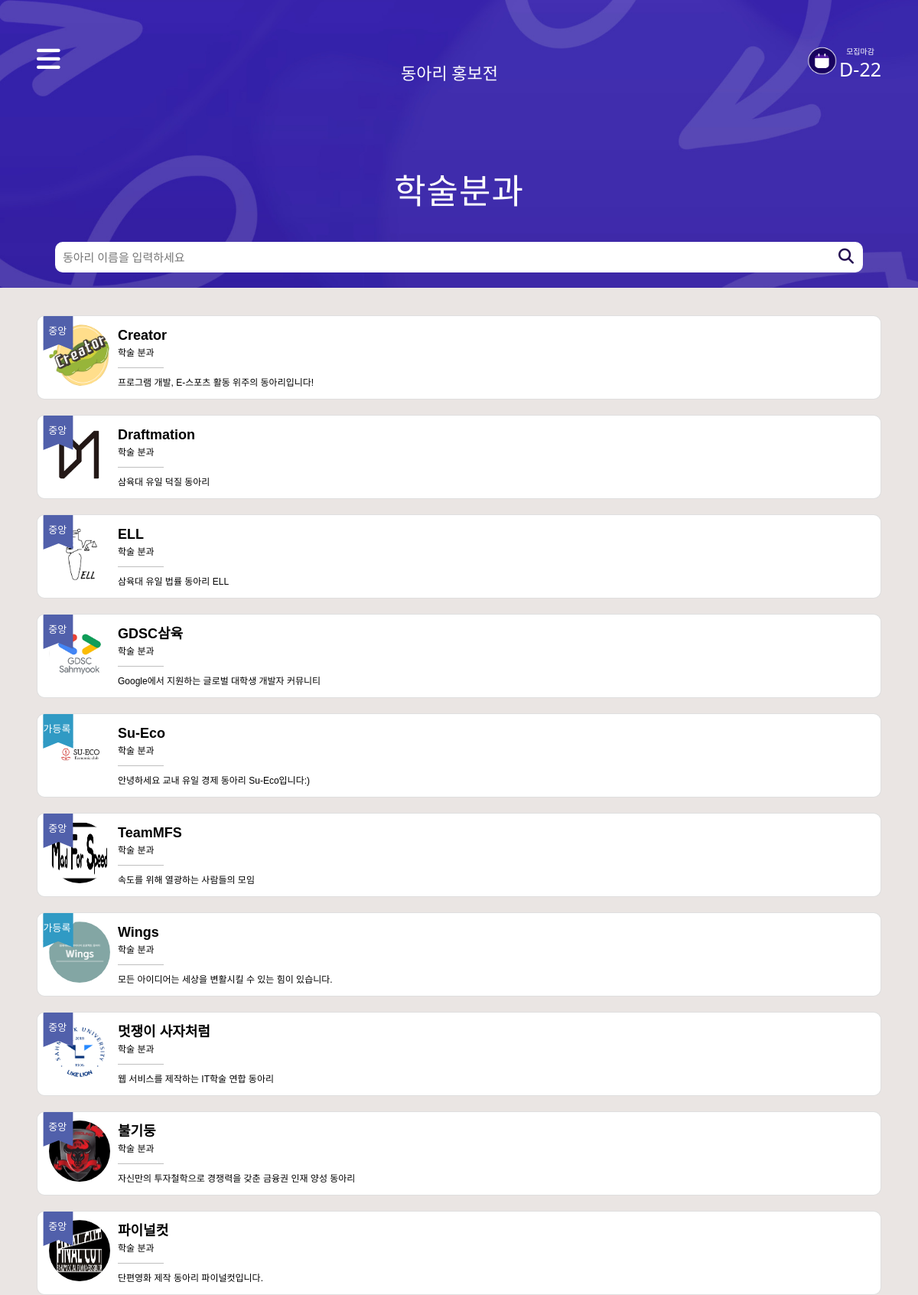
The page /club/2 on the database its author committed.
### base/models.py (models this page shows, shortened)
class Clubs(models.Model):
    club_id = models.AutoField(primary_key=True)
    club_name = models.CharField(max_length=200, blank=True, null=True)
    main_club = models.IntegerField(blank=True, null=True)
    club_desc = models.CharField(max_length=200, blank=True, null=True)
    user = models.ForeignKey(AuthUser, models.DO_NOTHING, blank=True, null=True)
    club_type = models.ForeignKey(ClubTypes, models.DO_NOTHING)
    club_img = models.ImageField(upload_to='images/', blank=True, null=True) # 활동사진
    club_logo = models.ImageField(upload_to='images/', blank=True, null=True) #로고
    rank = models.IntegerField(blank=True, null=True)
    sns_link = models.CharField(max_length=500, blank=True, null=True) # 여분
    instagram_link = models.CharField(max_length=500, blank=True, null=True)
    facebook_link = models.CharField(max_length=500, blank=True, null=True)
    youtube_link = models.CharField(max_length=500, blank=True, null=True)
    form_link = models.CharField(max_length=500, blank=True, null=True)
    recruitment_content = models.TextField(blank=True, null=True)

class ClubTypes(models.Model):
    club_type_id = models.AutoField(primary_key=True)
    club_type_name = models.CharField(max_length=200, blank=True, null=True)
    club_type_desc = models.CharField(max_length=200, blank=True, null=True)
    club_type = models.IntegerField(blank=True, null=True)
    def __str__(self):
        return self.club_type_name

### club/views.py (the view)
# urls.py: path('<int:club_type>', views.haksool, name="haksool"),
def haksool(request, club_type):
    if club_type == 1:
        template_name = 'club_list1.html'
    elif club_type == 2:
        template_name = 'club_list2.html'
    elif club_type == 3:
        template_name = 'club_list3.html'
    side_menu1 = Clubs.objects.all().filter(club_type = 1)
    side_menu2 = Clubs.objects.all().filter(club_type = 2)
    side_menu3 = Clubs.objects.all().filter(club_type = 3)
    if request.GET.get("keyword"):
        keyword = request.GET.get("keyword")
        club_list = Clubs.objects.all().filter(Q(club_type = club_type) & (Q(club_name__icontains = keyword)))
        return render(request, template_name, {'club_list': club_list, 'club_type': club_type, 'side_menu1':side_menu1, 'side_menu2':side_menu2, 'side_menu3':side_menu3})
    else:
        club_list = Clubs.objects.all().filter(club_type = club_type).order_by('club_name')
        return render(request, template_name, {'club_list': club_list, 'club_type': club_type, 'side_menu1':side_menu1, 'side_menu2':side_menu2, 'side_menu3':side_menu3})

### club/templates/club_list2.html (shortened to what this page needs)
{% load static %}
<!DOCTYPE html>
<html lang="en">
<head>
  <link rel="stylesheet" href="https://maxcdn.bootstrapcdn.com/bootstrap/3.3.2/css/bootstrap.min.css">
  <link rel="stylesheet" href="https://maxcdn.bootstrapcdn.com/bootstrap/3.3.2/css/bootstrap-theme.min.css">
  <link href="https://cdn.jsdelivr.net/npm/bootstrap@5.0.2/dist/css/bootstrap.min.css" rel="stylesheet"
>
</head>
<body>
  <header>
    {% include 'side.html' %}
    <p> 학술분과</p>
    <form action="{% url 'haksool' club_type %}" method="GET">
      <div class="search-bar">
        <input type="search" placeholder="동아리 이름을 입력하세요" name="keyword">
        <button type="submit" class="fas fa-search"></button>
      </div>
    </form>
  </header>
  <section>
    {% for club in club_list %}
    <a href="{% url 'home' club.club_id %}">
      <div class="card" style="border-radius: 10px;">
        <div class="c_img">
          <div class="card_img">
            {% if club.club_logo %}
            <img src="{{club.club_logo.url}}" width="80px" height="80px" style="border-radius: 50%">
            {% else %}
            <img src="{% static '1.png' %}" width="80px" height="80px" style="border-radius: 50%">
            {% endif %}
          </div>
          {% if club.main_club == 1 %}
          <img class="flag" src="{% static '중앙.svg' %}" width="40px" height="45px">
          {% elif club.main_club == 0 %}
          <img class="flag" src="{% static '가등록.svg' %}" width="40px" height="45px">
          {% endif %}
        </div>
        <div class="text-wrap">
          <h1>{{club.club_name}}</h1>
          <span>{{club.club_type}}</span>
          <hr style="color: black;" width="60px">
          <span id="club_t">{{club.club_desc}}</span>
        </div>
      </div>
    </a>
    {% endfor %}
  </section>
</body>
</html>

### base/static/css/side.css (style rules this page uses)
body { margin: 0; padding: 0; box-sizing: border-box; height: 100%; }

### club/templates/club_list2.html (style rules this page uses)
html { height: 100%; background-attachment: fixed; background-position: bottom; background: #EAE5E3; }
body { margin: 0; padding: 0; box-sizing: border-box; }
header { position: sticky; color: white; background-image: url("../static/학술분과\ 배경.jpg"); background-size: cover; top: 0; left: 0; right: 0; z-index: 1; }
header>p { padding-top: 4%; font-family: 'Cafe24Danjunghae'; letter-spacing: 1px; font-size: 45px; text-align: center; }
.search-bar { position: relative; width: 96%; margin: 10px 0 0 2%; padding: 20px 4%; }
.search-bar>input { width: 100%; height: 40px; border: 0px; border-radius: 10px; padding-left: 10px; font-size: 15px; color: black; padding-right: 40px; }
.fa-search { background-color: transparent; border: none; position: absolute; right: 8px; top: 36%; font-size: 20px; color: #240E51; margin-right: 4%; }
section { padding: 3% 4% 5% 4%; width: 100%; height: 100%; background: #EAE5E3; }
.card { z-index: 0; transition: 0.3s; position: relative; width: 100%; max-width: 100%; height: 110px; overflow: hidden; display: inline-block; margin-bottom: 20px; background-color: white; }
.c_img { width: 100px; height: 80px; }
.card_img { position: absolute; left: 15px; top: 11px; }
.flag { position: relative; z-index: 1; margin: 0 7px; }
.text-wrap { position: absolute; bottom: 12px; left: 80px; z-index: 10; padding-left: 25px; }
.text-wrap h1 { font-size: 18px; margin-bottom: 2px; color: black; font-family: 'Noto Sans KR', sans-serif; font-weight: 700; }
.text-wrap span { color: black; font-size: 12px; font-family: 'Noto Sans KR', sans-serif; font-weight: 500; }
.text-wrap #club_t { font-family: 'Noto Sans KR', sans-serif; font-weight: 300; }

### rows shown on the page
Clubs: club_logo (picture), main_club 1 (drawn), club_name "Creator", club_type "학술 분과", club_desc "프로그램 개발, E-스포츠 활동 위주의 동아리입니다!"
Clubs: club_logo (picture), main_club 1 (drawn), club_name "Draftmation", club_type "학술 분과", club_desc "삼육대 유일 덕질 동아리"
Clubs: club_logo (picture), main_club 1 (drawn), club_name "ELL", club_type "학술 분과", club_desc "삼육대 유일 법률 동아리 ELL"
Clubs: club_logo (picture), main_club 1 (drawn), club_name "GDSC삼육", club_type "학술 분과", club_desc "Google에서 지원하는 글로벌 대학생 개발자 커뮤니티"
Clubs: club_logo (picture), main_club 0 (drawn), club_name "Su-Eco", club_type "학술 분과", club_desc "안녕하세요 교내 유일 경제 동아리 Su-Eco입니다:)"
Clubs: club_logo (picture), main_club 1 (drawn), club_name "TeamMFS", club_type "학술 분과", club_desc "속도를 위해 열광하는 사람들의 모임"
Clubs: club_logo (picture), main_club 0 (drawn), club_name "Wings", club_type "학술 분과", club_desc "모든 아이디어는 세상을 변활시킬 수 있는 힘이 있습니다."
Clubs: club_logo (picture), main_club 1 (drawn), club_name "멋쟁이 사자처럼", club_type "학술 분과", club_desc "웹 서비스를 제작하는 IT학술 연합 동아리"
Clubs: club_logo (picture), main_club 1 (drawn), club_name "불기둥", club_type "학술 분과", club_desc "자신만의 투자철학으로 경쟁력을 갖춘 금융권 인재 양성 동아리"
Clubs: club_logo (picture), main_club 1 (drawn), club_name "파이널컷", club_type "학술 분과", club_desc "단편영화 제작 동아리 파이널컷입니다."
